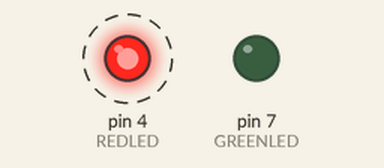
Recording of a sketch running on a simulated Arduino Uno, built with avr-gcc and run on an emulated ATmega328P. Parts: output pins drawn as LEDs (lit = HIGH). Dashed ring = blinking. What the sketch prints to the serial monitor is not drawn.

Above: at 0.5 s.
Timing chart, 0 to 4.6 s (numbered marks = the images above):
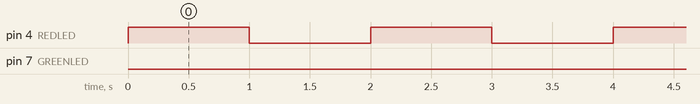

Measured:
- by itself, pin 4 (REDLED): alternates HIGH for 1.0 s and LOW for 1.0 s, 12 changes in all, then stays LOW
- by itself, pin 7 (GREENLED): LOW → HIGH at 12.0 s, → LOW 1.0 s later, → HIGH 1.0 s later, → LOW 1.0 s later, … (118 changes in this stretch)

The sketch:

lesson3.ino
```cpp
int REDLED = 4;
int GREENLED = 7;
int blinknumberREDLED=6;
int blinknumberGREENLED=8;


void setup() {

  // put your setup code here, to run once:
Serial.begin(9600);
Serial.print("This is my first code");

pinMode(REDLED,OUTPUT);
pinMode(GREENLED,OUTPUT);
}

void loop() {

for(int j=1;  j<=blinknumberREDLED; j=j+1)


{

  Serial.println("this is theREDLED blinking");
  Serial.println(j);
  digitalWrite(REDLED,HIGH);
  delay(1000);
  digitalWrite(REDLED,LOW);
  delay(1000);

  }

for(int j=1; j=blinknumberGREENLED; j=j+1)
{
  Serial.println("This is my GREENLED blinking");
  Serial.println(j);

  digitalWrite(GREENLED,HIGH);
  delay(1000);
  digitalWrite(GREENLED,LOW);
  delay(1000);


}

  // put your main code here, to run repeatedly:

}
```
